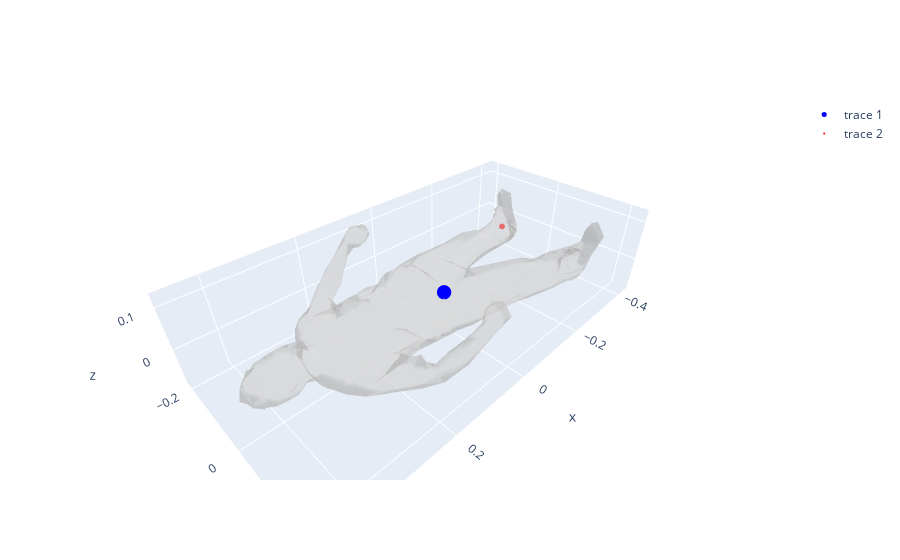

Notebook cell for this chart:
### Code cell
keypoint_predictor_test = KeypointPredictorCNN(input_channels=input_channels, num_features=num_features, num_keypoints=num_keypoints).to(device)
keypoint_predictor_test.load_state_dict(torch.load(model_save_dir + 'keypoint_predictor.pth', weights_only=True))

test_set = MeshData(mesh_test_dir, keypoints_train_dir, device=device, num_edges=num_edges, normalize=True, only_keypoints_coordinates=True, only_keypoints_classes=False)
test_loader = DataLoader(test_set, batch_size=1, shuffle=False, collate_fn=custom_collate_fn)

# mesh, edge_features, keypoints = test_set[1]
mesh, edge_features, keypoints = train_set[0] 
predicted_keypoints = keypoint_predictor_test(edge_features.unsqueeze(0).to(torch.float32).to(device)).squeeze().cpu().detach().numpy()
predicted_keypoints = [predicted_keypoints]


fig = go.Figure()
fig.update_layout(scene=dict(aspectmode='data'))

# plot mesh
fig.add_trace(go.Mesh3d(x=mesh.vertices[:, 0], y=mesh.vertices[:, 1], z=mesh.vertices[:, 2], i=mesh.faces[:, 0], j=mesh.faces[:, 1], k=mesh.faces[:, 2], color='lightgrey', opacity=0.5))

# # plot keypoints
for i, keypoint in enumerate(predicted_keypoints):
    fig.add_trace(go.Scatter3d(x=[keypoint[0]], y=[keypoint[1]], z=[keypoint[2]], mode='markers', marker=dict(size=5, color='blue')))
for i, keypoint in enumerate(keypoints):
    fig.add_trace(go.Scatter3d(x=[keypoint[0]], y=[keypoint[1]], z=[keypoint[2]], mode='markers', marker=dict(size=2, color='red'))) 
    
fig.show()

### Figure 1 — Plotly figure (JSON) as saved in the notebook; plotly's stock layout.template omitted (floating-point values rounded to 4 significant figures; data arrays with more than 128 entries replaced by an {"elided": "..."} marker saying what was removed)
{"data": [{"color": "lightgrey", "i": {"elided": "1500 int values"}, "j": {"elided": "1500 int values"}, "k": {"elided": "1500 int values"}, "opacity": 0.5, "type": "mesh3d", "x": {"elided": "752 float values"}, "y": {"elided": "752 float values"}, "z": {"elided": "752 float values"}}, {"marker": {"color": "blue", "size": 5}, "mode": "markers", "type": "scatter3d", "x": [0.04669], "y": [0.05979], "z": [0.05508]}, {"marker": {"color": "red", "size": 2}, "mode": "markers", "type": "scatter3d", "x": [-0.3632], "y": [-0.1084], "z": [-0.009348]}], "layout": {"scene": {"aspectmode": "data"}}}
